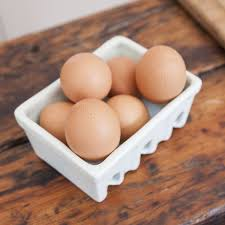
#> input picture dataset/egg/images-2021-11-17T165654.685.jpeg, 225 x 225 px; its folder holds only this picture in this run
$ python generateNumpyFiles.py
#> lines starting #> are read from the running program, lines starting #| are printed output that depends on the picture
# IMPORT
import os
from PIL import Image
import numpy as np
from tqdm import tqdm

"""
# Classe permettant de convertir notre dataset d'images en tableaux Numpy
"""


def launchConversion(pathData, pathNumpy, resizeImg, imgSize):
    """
    # Permet de lancer la conversion des images en tableau numpy
    :param pathData: chemin ou sont les
    :param pathNumpy:
    :param resizeImg:
    :param imgSize:
    """
#> called with pathData = './dataset', pathNumpy = './numpy', resizeImg = True, imgSize = (50, 50)

    #Pour chaque classe
    for flowerClasse in os.listdir(pathData):
        pathFlower = pathData + '/' + flowerClasse
        imgs = []

        #Pour chaque image d'une classe, on la charge, resize et transforme en tableau
        for imgFlower in tqdm(os.listdir(pathFlower), "Conversion de la classe : '{}'".format(flowerClasse)):
            imgFlowerPath = pathFlower + '/' + imgFlower
#           print(imgFlowerPath)
            img = Image.open(imgFlowerPath).convert('RGB')
#> img is the input picture: PIL image 225x225 RGB; mean R, G, B 166.3, 130.5, 112.2
            img.load()
            if resizeImg == True:
                img = img.resize(size=imgSize)
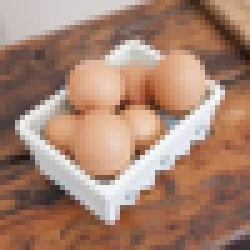
#> img: PIL image 50x50 RGB (shown 5 times larger); mean R, G, B 166.3, 130.6, 112.2

            data = np.asarray(img, dtype=np.float32)
            imgs.append(data)

        #Converti les gradients de pixels (allant de 0 à 255) vers des gradients compris entre 0 et 1
#        print(imgs)
#        try:
        print("GOOD", imgFlowerPath)
        imgs = np.asarray(imgs) / 255.
# [8 lines of commented-out code are left out]
        np.save(pathNumpy + '/ ' + flowerClasse + '.npy', imgs)
#> pass 2 of the loop in launchConversion, `for flowerClasse in os.listdir(pathData):`:
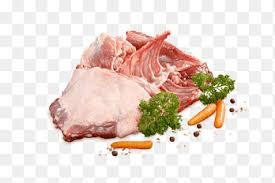
#> input picture dataset/ham/images-2021-11-17T162954.575.jpeg, 275 x 183 px
#> in launchConversion, img is the input picture: PIL image 275x183 RGB; mean R, G, B 232.7, 219.1, 211.2
#> in launchConversion, `img = img.resize(size=imgSize)`:
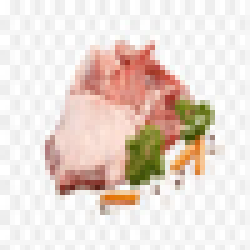
#> img: PIL image 50x50 RGB (shown 5 times larger); mean R, G, B 232.6, 219, 211.1
# [6 lines of commented-out code are left out]


def main():
    """
    # Fonction main
    """

    pathNumpy = './numpy'
    pathData = './dataset'
    resizeImg = True
    imgSize = (50, 50)
    launchConversion(pathData, pathNumpy, resizeImg, imgSize)


if __name__ == '__main__':
    """
    # MAIN
    """
    main()
